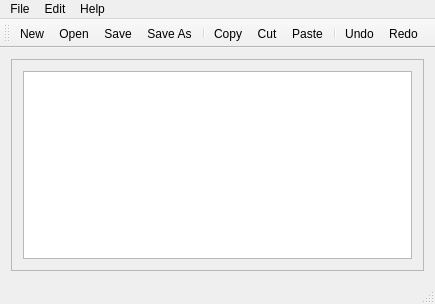
<?xml version="1.0" encoding="UTF-8"?>
<ui version="4.0">
 <class>MainWindow</class>
 <widget class="QMainWindow" name="MainWindow">
  <property name="geometry">
   <rect>
    <x>0</x>
    <y>0</y>
    <width>435</width>
    <height>304</height>
   </rect>
  </property>
  <property name="sizePolicy">
   <sizepolicy hsizetype="Preferred" vsizetype="Preferred">
    <horstretch>0</horstretch>
    <verstretch>0</verstretch>
   </sizepolicy>
  </property>
  <property name="windowTitle">
   <string>MainWindow</string>
  </property>
  <widget class="QWidget" name="centralWidget">
   <layout class="QVBoxLayout" name="verticalLayout_2">
    <item>
     <widget class="QScrollArea" name="scrollArea">
      <property name="sizePolicy">
       <sizepolicy hsizetype="Preferred" vsizetype="Preferred">
        <horstretch>0</horstretch>
        <verstretch>0</verstretch>
       </sizepolicy>
      </property>
      <property name="widgetResizable">
       <bool>true</bool>
      </property>
      <widget class="QWidget" name="scrollAreaWidgetContents">
       <property name="geometry">
        <rect>
         <x>0</x>
         <y>0</y>
         <width>421</width>
         <height>222</height>
        </rect>
       </property>
       <layout class="QVBoxLayout" name="verticalLayout">
        <item>
         <widget class="QTextEdit" name="textEdit">
          <property name="sizePolicy">
           <sizepolicy hsizetype="Expanding" vsizetype="Expanding">
            <horstretch>0</horstretch>
            <verstretch>0</verstretch>
           </sizepolicy>
          </property>
         </widget>
        </item>
       </layout>
      </widget>
     </widget>
    </item>
   </layout>
  </widget>
  <widget class="QMenuBar" name="menuBar">
   <property name="geometry">
    <rect>
     <x>0</x>
     <y>0</y>
     <width>435</width>
     <height>17</height>
    </rect>
   </property>
   <widget class="QMenu" name="menuFile">
    <property name="title">
     <string>File</string>
    </property>
    <addaction name="actionNew"/>
    <addaction name="actionOpen"/>
    <addaction name="separator"/>
    <addaction name="actionSave"/>
    <addaction name="actionSave_As"/>
    <addaction name="separator"/>
    <addaction name="actionExit_2"/>
   </widget>
   <widget class="QMenu" name="menuEdit">
    <property name="title">
     <string>Edit</string>
    </property>
    <addaction name="actionCut"/>
    <addaction name="actionCopy"/>
    <addaction name="actionPaste"/>
    <addaction name="separator"/>
    <addaction name="actionRedo"/>
    <addaction name="actionUndo"/>
   </widget>
   <widget class="QMenu" name="menuHelp">
    <property name="title">
     <string>Help</string>
    </property>
    <addaction name="actionAbout_Notepad"/>
    <addaction name="actionLicense"/>
   </widget>
   <addaction name="menuFile"/>
   <addaction name="menuEdit"/>
   <addaction name="menuHelp"/>
  </widget>
  <widget class="QToolBar" name="mainToolBar">
   <attribute name="toolBarArea">
    <enum>TopToolBarArea</enum>
   </attribute>
   <attribute name="toolBarBreak">
    <bool>false</bool>
   </attribute>
   <addaction name="actionNew"/>
   <addaction name="actionOpen"/>
   <addaction name="actionSave"/>
   <addaction name="actionSave_As"/>
   <addaction name="separator"/>
   <addaction name="actionCopy"/>
   <addaction name="actionCut"/>
   <addaction name="actionPaste"/>
   <addaction name="separator"/>
   <addaction name="actionUndo"/>
   <addaction name="actionRedo"/>
  </widget>
  <widget class="QStatusBar" name="statusBar"/>
  <action name="actionNew">
   <property name="icon">
    <iconset resource="icons.qrc">
     <normaloff>:/icons/icons/document_new.png</normaloff>:/icons/icons/document_new.png</iconset>
   </property>
   <property name="text">
    <string>New</string>
   </property>
  </action>
  <action name="actionOpen">
   <property name="icon">
    <iconset resource="icons.qrc">
     <normaloff>:/icons/icons/document_open.png</normaloff>:/icons/icons/document_open.png</iconset>
   </property>
   <property name="text">
    <string>Open</string>
   </property>
  </action>
  <action name="actionSave">
   <property name="icon">
    <iconset resource="icons.qrc">
     <normaloff>:/icons/icons/document_save.png</normaloff>:/icons/icons/document_save.png</iconset>
   </property>
   <property name="text">
    <string>Save</string>
   </property>
  </action>
  <action name="actionSave_As">
   <property name="icon">
    <iconset resource="icons.qrc">
     <normaloff>:/icons/icons/document_save_as.png</normaloff>:/icons/icons/document_save_as.png</iconset>
   </property>
   <property name="text">
    <string>Save As</string>
   </property>
  </action>
  <action name="actionCut">
   <property name="icon">
    <iconset resource="icons.qrc">
     <normaloff>:/icons/icons/edit_cut.png</normaloff>:/icons/icons/edit_cut.png</iconset>
   </property>
   <property name="text">
    <string>Cut</string>
   </property>
  </action>
  <action name="actionCopy">
   <property name="icon">
    <iconset resource="icons.qrc">
     <normaloff>:/icons/icons/copy_icon.jpg</normaloff>:/icons/icons/copy_icon.jpg</iconset>
   </property>
   <property name="text">
    <string>Copy</string>
   </property>
  </action>
  <action name="actionPaste">
   <property name="icon">
    <iconset resource="icons.qrc">
     <normaloff>:/icons/icons/edit_paste.png</normaloff>:/icons/icons/edit_paste.png</iconset>
   </property>
   <property name="text">
    <string>Paste</string>
   </property>
  </action>
  <action name="actionRedo">
   <property name="icon">
    <iconset resource="icons.qrc">
     <normaloff>:/icons/icons/edit_redo.png</normaloff>:/icons/icons/edit_redo.png</iconset>
   </property>
   <property name="text">
    <string>Redo</string>
   </property>
  </action>
  <action name="actionUndo">
   <property name="icon">
    <iconset resource="icons.qrc">
     <normaloff>:/icons/icons/edit_undo.png</normaloff>:/icons/icons/edit_undo.png</iconset>
   </property>
   <property name="text">
    <string>Undo</string>
   </property>
  </action>
  <action name="actionAbout_Notepad">
   <property name="icon">
    <iconset resource="icons.qrc">
     <normaloff>:/icons/icons/help.png</normaloff>:/icons/icons/help.png</iconset>
   </property>
   <property name="text">
    <string>About Notepad</string>
   </property>
  </action>
  <action name="actionExit_2">
   <property name="icon">
    <iconset resource="icons.qrc">
     <normaloff>:/icons/icons/process_stop.png</normaloff>:/icons/icons/process_stop.png</iconset>
   </property>
   <property name="text">
    <string>Exit</string>
   </property>
  </action>
  <action name="actionLicense">
   <property name="icon">
    <iconset resource="icons.qrc">
     <normaloff>:/icons/icons/user_icon_gotee.png</normaloff>:/icons/icons/user_icon_gotee.png</iconset>
   </property>
   <property name="text">
    <string>License</string>
   </property>
  </action>
 </widget>
 <layoutdefault spacing="6" margin="11"/>
 <resources>
  <include location="icons.qrc"/>
 </resources>
 <connections/>
</ui>
